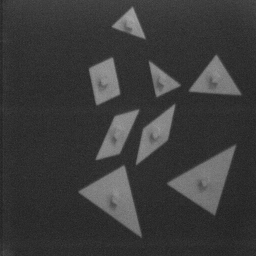
//> input picture src/pandore-visu/example/tangram.bmp, 256 x 256 px
$ ./eq-histogram ../pandore-visu/example/tangram.bmp   (built with g++ and OpenCV 4)
//> lines starting //> are read from the running program, lines starting //| are printed output that depends on the picture
#include <iostream>
#include <cstdlib>

#include <opencv2/opencv.hpp>

using namespace cv;
using namespace std;

float
leveledValue(float value,float min,float max){
	float ret = value;
	if(value <= min)
		ret = min;
	else if (value>=max)
		ret =max;
	return ret;
}

void
process(const char* imsname)
{
//> called with imsname = "../pandore-visu/example/tangram.bmp"
	Mat imsimg = imread(imsname,0);
//> imsimg is the input picture: 256 rows x 256 cols, CV_8UC1; min 28, max 165, mean 58.7

	if(!imsimg.data){
		std::cerr << "No image data" << endl;
		exit(EXIT_FAILURE);
	}

	float histogram[256];
	float histogramCumNorm[256];
	Size imssize = imsimg.size();
//> imssize = Size(256, 256)
	unsigned int width = imssize.width;
//> width = 256
	unsigned int height = imssize.height;
//> height = 256
	unsigned int intmax = 0;

	Mat imdimg(height, width, CV_8UC1);
	Mat imdimgcv(height, width, CV_8UC1);
	Mat imdimgdiff(height, width, CV_8UC1);
	equalizeHist(imsimg,imdimgcv);
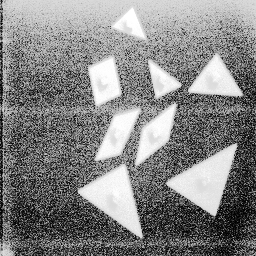
//> imdimgcv: 256 rows x 256 cols, CV_8UC1; min 0, max 255, mean 132.6

	for(unsigned int i = 0; i < 256; ++i)
	{
		histogram[i] = 0;
		histogramCumNorm[i] = 0;
	}

	//creation histogramme
	for(unsigned int y = 0 ; y < (height) ; y++)
	{
		for(unsigned int x = 0 ; x < (width) ; x++)
		{
			int value = imsimg.at<uchar>(y,x);
			histogram[value]++;
		}
	}
//> after the loop, histogram = 256 values, max 5064 at index 46, min 0 at index 0, mean 256

	//intmax
	for(unsigned int i = 0; i < 256; ++i)
	{
		if((histogram[i]!= 0) && (i>intmax))
			intmax = i;
	}
//> after the loop, intmax = 165

	//histogramme normalisé
	float NM = (float)height * (float)width;
//> NM = 65536
	for(unsigned int i = 0; i < 256; ++i)
	{
		histogram[i] = leveledValue(((float)histogram[i])/NM,0,1);
	}
//> this loop made 256 passes
//> after the loop, histogram = 256 values, max 0.0773 at index 46, min 0 at index 0, mean 0.00391

	//histogramme cummulé normalisé
	for(unsigned int i = 0; i < 256; ++i)
	{
		for(unsigned int j = 0; j <= i; ++j)
		{
			histogramCumNorm[i] += histogram[j];
		}
		histogramCumNorm[i] = leveledValue(histogramCumNorm[i],0,1);
	}
//> after the loop, histogramCumNorm = 256 values from 0 to 1


	for(unsigned int y = 0 ; y < (height) ; y++)
	{
		for(unsigned int x = 0 ; x < (width) ; x++)
		{
			int value = imsimg.at<uchar>(y,x);
			imdimg.at<uchar>(y,x)= (int)leveledValue((((float)intmax) * histogramCumNorm[value]),0.,255.) ;
			imdimgdiff.at<uchar>(y,x) = imdimgcv.at<uchar>(y,x)- imdimg.at<uchar>(y,x);
		}
	}
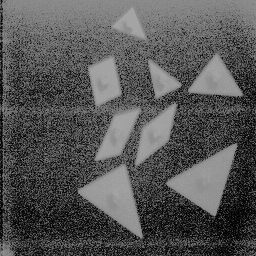
//> imdimg: 256 rows x 256 cols, CV_8UC1; min 0, max 165, mean 85.2
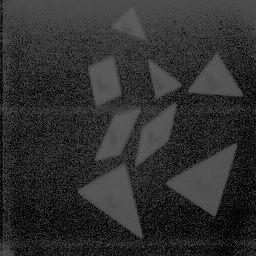
//> imdimgdiff: 256 rows x 256 cols, CV_8UC1; min 0, max 91, mean 47.3

	imwrite("eq.png",imdimg);
	imwrite("eq-cv.png",imdimgcv);
	imwrite("diff.png",imdimgdiff);
}

void
usage(const char* s)
{
	std::cerr<<"Usage: "<<s<<"<ims>"<<std::endl;
	exit(EXIT_FAILURE);
}

#define param 1
int
main(int argc, char* argv[])
{
	if(argc != (param+1))
		usage(argv[0]);
	process(argv[1]);
	return EXIT_SUCCESS;
}
